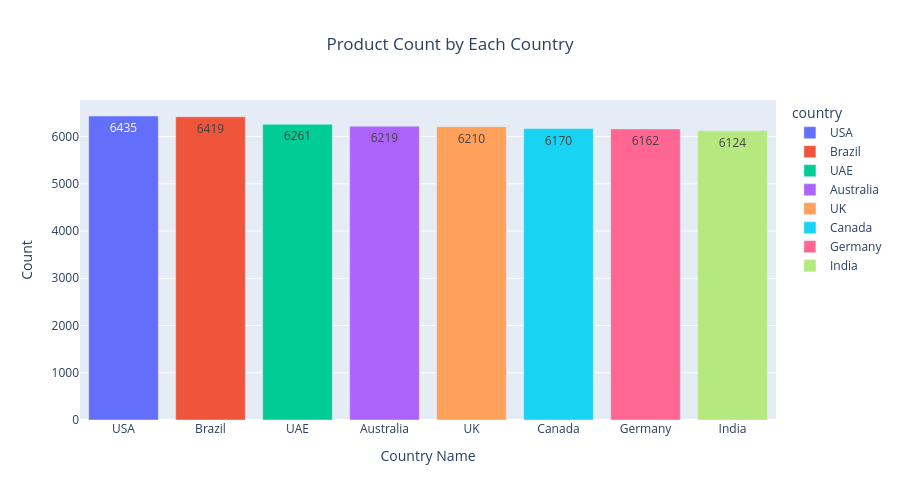

The cell this chart's notebook holds for it:
### Code cell
country_counts = global_mobile_review_eda_df['country'].value_counts().reset_index()

country_counts_fig = px.bar(
                            country_counts, 
                            x='country', 
                            y='count', 
                            title='Product Count by Each Country',
                            text='count',        # Shows the number on the bar
                            color='country'      # Gives each bar a unique color
)

country_counts_fig.update_layout(  xaxis_title="Country Name",
                                 yaxis_title="Count",
                                 width=900,
                                 height=500,
                                 title_x=0.5
)

country_counts_fig.show()

### Figure 1 — Plotly figure (JSON) as saved in the notebook; plotly's stock layout.template omitted (floating-point values rounded to 4 significant figures)
{"data": [{"hovertemplate": "country=%{x}<br>count=%{text}<extra></extra>", "legendgroup": "USA", "marker": {"color": "#636efa", "pattern": {"shape": ""}}, "name": "USA", "orientation": "v", "showlegend": true, "text": [6435.0], "textposition": "auto", "type": "bar", "x": ["USA"], "xaxis": "x", "y": [6435], "yaxis": "y"}, {"hovertemplate": "country=%{x}<br>count=%{text}<extra></extra>", "legendgroup": "Brazil", "marker": {"color": "#EF553B", "pattern": {"shape": ""}}, "name": "Brazil", "orientation": "v", "showlegend": true, "text": [6419.0], "textposition": "auto", "type": "bar", "x": ["Brazil"], "xaxis": "x", "y": [6419], "yaxis": "y"}, {"hovertemplate": "country=%{x}<br>count=%{text}<extra></extra>", "legendgroup": "UAE", "marker": {"color": "#00cc96", "pattern": {"shape": ""}}, "name": "UAE", "orientation": "v", "showlegend": true, "text": [6261.0], "textposition": "auto", "type": "bar", "x": ["UAE"], "xaxis": "x", "y": [6261], "yaxis": "y"}, {"hovertemplate": "country=%{x}<br>count=%{text}<extra></extra>", "legendgroup": "Australia", "marker": {"color": "#ab63fa", "pattern": {"shape": ""}}, "name": "Australia", "orientation": "v", "showlegend": true, "text": [6219.0], "textposition": "auto", "type": "bar", "x": ["Australia"], "xaxis": "x", "y": [6219], "yaxis": "y"}, {"hovertemplate": "country=%{x}<br>count=%{text}<extra></extra>", "legendgroup": "UK", "marker": {"color": "#FFA15A", "pattern": {"shape": ""}}, "name": "UK", "orientation": "v", "showlegend": true, "text": [6210.0], "textposition": "auto", "type": "bar", "x": ["UK"], "xaxis": "x", "y": [6210], "yaxis": "y"}, {"hovertemplate": "country=%{x}<br>count=%{text}<extra></extra>", "legendgroup": "Canada", "marker": {"color": "#19d3f3", "pattern": {"shape": ""}}, "name": "Canada", "orientation": "v", "showlegend": true, "text": [6170.0], "textposition": "auto", "type": "bar", "x": ["Canada"], "xaxis": "x", "y": [6170], "yaxis": "y"}, {"hovertemplate": "country=%{x}<br>count=%{text}<extra></extra>", "legendgroup": "Germany", "marker": {"color": "#FF6692", "pattern": {"shape": ""}}, "name": "Germany", "orientation": "v", "showlegend": true, "text": [6162.0], "textposition": "auto", "type": "bar", "x": ["Germany"], "xaxis": "x", "y": [6162], "yaxis": "y"}, {"hovertemplate": "country=%{x}<br>count=%{text}<extra></extra>", "legendgroup": "India", "marker": {"color": "#B6E880", "pattern": {"shape": ""}}, "name": "India", "orientation": "v", "showlegend": true, "text": [6124.0], "textposition": "auto", "type": "bar", "x": ["India"], "xaxis": "x", "y": [6124], "yaxis": "y"}], "layout": {"barmode": "relative", "height": 500, "legend": {"title": {"text": "country"}, "tracegroupgap": 0}, "title": {"text": "Product Count by Each Country", "x": 0.5}, "width": 900, "xaxis": {"anchor": "y", "categoryarray": ["USA", "Brazil", "UAE", "Australia", "UK", "Canada", "Germany", "India"], "categoryorder": "array", "domain": [0, 1], "title": {"text": "Country Name"}}, "yaxis": {"anchor": "x", "domain": [0, 1], "title": {"text": "Count"}}}}
